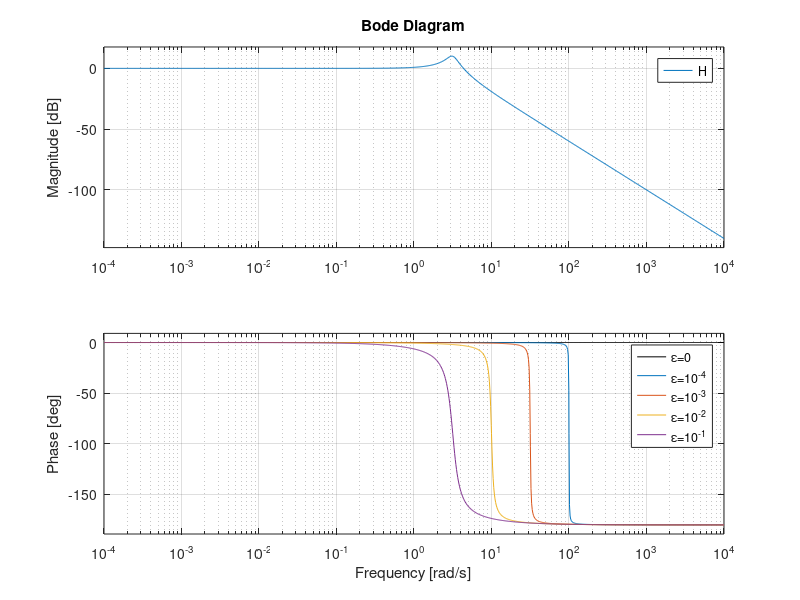

Recreate this plot in MATLAB.
clc;
clear all; 
close all;
%% A performance metric in the frequency domain

%ideal case
H = tf([1],[0 0 1])
bode(H,{0.0001,10000},'k')
hold on;

%realistic cases
e=[0.0001 0.001 0.01 0.1]
for i=1:length(e)
H = tf([1],[e(i) e(i) 1])
bode(H,{0.0001,10000})
hold on;
end

legend('ε=0','ε=10^{-4}', 'ε=10^{-3}', 'ε=10^{-2}','ε=10^{-1}');
